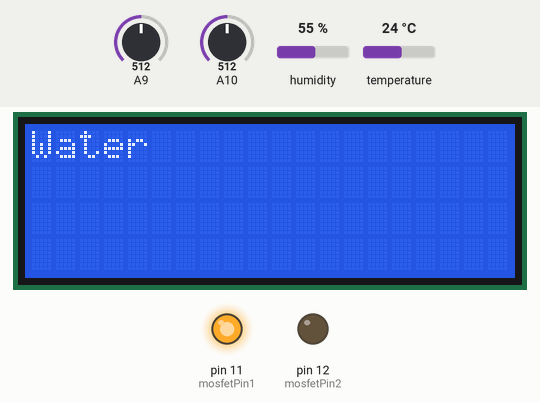
The program below on a simulated Arduino Leonardo, built with avr-gcc and run on an emulated ATmega32U4. Shown: 20×4 character LCD, output pins drawn as LEDs (lit = HIGH). The inputs (shaded band) are chosen by the test bench; at power-on: humidity 55 %, temperature 24 °C, A9 = 512, A10 = 512. What the program prints to the serial monitor is not drawn.

Above: at 12.2 s.
At 17.5 s:
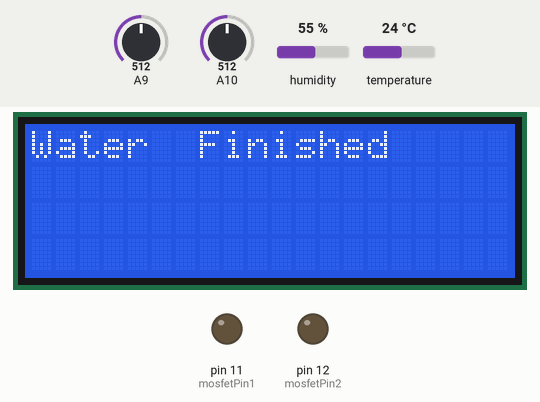
17.6 s: humidity set to 22 %
At 22.5 s:
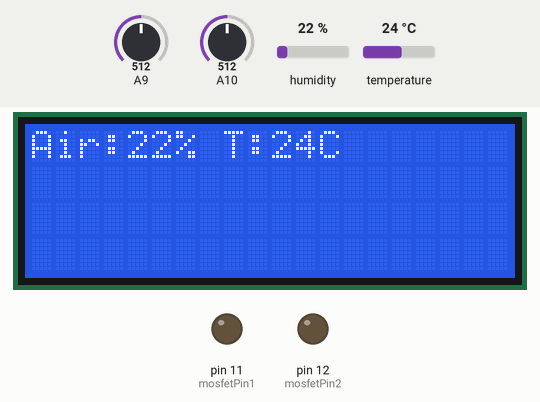
31.9 s: temperature set to 12 °C
At 41.1 s:
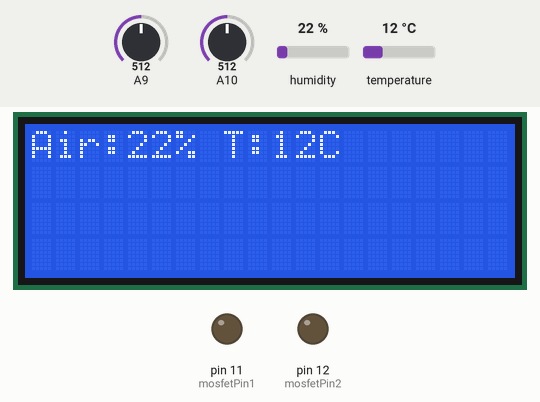
46.2 s: humidity set to 40 %
At 59.8 s:
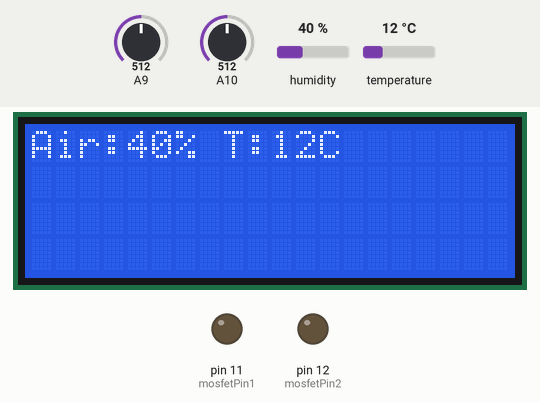
Timing chart, 0 to 61.3 s (numbered marks = the images above; inputs shaded):
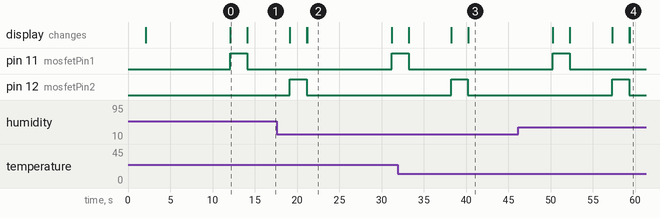

The program:

main.cpp
```cpp
/*
  Parts:
	 - x1 https://amperka.ru/product/display-lcd-text-20x4-i2c-3v3-black-on-green
	 - x1 https://amperka.ru/product/troyka-relay
	 - x1 https://amperka.ru/product/arduino-troyka-shield
	 - x1 https://amperka.ru/product/troyka-temperature-humidity-sensor-dht11
	 - x2 https://amperka.ru/product/soil-moisture-sensor
	 - x2 http://amperka.ru/product/solenoid-valve-normally-open
	 - x2 http://amperka.ru/product/troyka-mosfet-v2
	 - x2 http://rushim.ru/product_info.php?products_id=633
	 - x2 http://rushim.ru/product_info.php?products_id=2246
*/

#include "DHT.h"
#include "Wire.h"
#include "LiquidCrystal_I2C.h"

#include "IPlant.h"

/*=========SETTINGS=========*/
#define DEBUG true
#define MINT_CRITICAL_MOS 45
#define ARAUCARIA_CRITICAL_MOS 45
#define VOLUME 20000
/*=========SETTINGS=========*/

/*=============PINS=============*/
#define DHTPIN 8

//fc28 analog pins
int fc28_plant_pin1 = A1;
int fc28_plant_pin2 = A2;

int fc28DigitalPin1 = 9;
int fc28DigitalPin2 = 10;

DHT dht(DHTPIN, DHT11);

int mosfetPin1 = 11;
int mosfetPin2 = 12;

LiquidCrystal_I2C lcd(0x27,20,4);
/*=============PINS=============*/

/*==================================PLANTS==================================*/

IPlant mint(fc28_plant_pin1, fc28DigitalPin1, mosfetPin1, "Mint");
IPlant araucaria(fc28_plant_pin2, fc28DigitalPin2, mosfetPin2, "Araucaria");

/*==================================PLANTS==================================*/

void getDHT11Data()
{
  float h = dht.readHumidity();
  float t = dht.readTemperature();

  lcd.clear();

  if (isnan(h) || isnan(t)) {
    lcd.print("Reading error");
    if(DEBUG == true)
      Serial.println("Reading error");
  }
  else {
    lcd.setCursor(0, 0);
    lcd.print("Air:");
    lcd.print((int)h);
    lcd.print("%");
    lcd.print(" T:");
    lcd.print((int)t);
    lcd.print("C");

    if(DEBUG == true)
    {
      Serial.print("Air:");
      Serial.print((int)h);
      Serial.println("%");
      Serial.print(" T:");
      Serial.print((int)t);
      Serial.println("C");
    }
  }
}

void setup()
{
	delay(2000);
  Serial.begin(9600);

  dht.begin();

  pinMode(mosfetPin1, OUTPUT);
  pinMode(mosfetPin2, OUTPUT);

  digitalWrite(mosfetPin1, LOW);
  digitalWrite(mosfetPin2, LOW);

  lcd.init();
  lcd.backlight();

  //getDHT11Data();
  Serial.println("Setup done");
  lcd.print("Setup done");
}

void loop()
{
  lcd.clear();
  getDHT11Data();
  delay(5000);
  araucaria.getMositure();
  delay(5000);
  lcd.clear();
  lcd.println("Water");
  digitalWrite(mosfetPin1, HIGH);
  delay(2000);
  digitalWrite(mosfetPin1, LOW);
  lcd.println("Finished");
  mint.getMositure();
  delay(5000);
  lcd.clear();
  lcd.println("Water");
  digitalWrite(mosfetPin2, HIGH);
  delay(2000);
  digitalWrite(mosfetPin2, LOW);
  lcd.println("Finished");

  //araucaria.waterPlant(500);

  /*if (mint.getMositure() < MINT_CRITICAL_MOS)
  {
    irrigation(mint, MINT_CRITICAL_MOS);
    delay(500);
    lcd.clear();
    sensorsData();
  }

  delay (1000);

  if (araucaria.getMositure() < ARAUCARIA_CRITICAL_MOS)
  {
    irrigation(araucaria, ARAUCARIA_CRITICAL_MOS);
    delay(500);
    lcd.clear();
    sensorsData();
  }*/
}

void sensorsData()
{
  lcd.clear();

  lcd.setCursor(0, 2);
  lcd.print(mint.getName());
  lcd.print(":");
  lcd.print(mint.getMositure());
  lcd.print("%");

  lcd.setCursor(0, 3);
  lcd.print(araucaria.getName());
  lcd.print(":");
  lcd.print(araucaria.getMositure());
  lcd.print("%");

  getDHT11Data();
}

/*void irrigation(IPlant plant, int critical_mos)
{
  lcd.clear();

  lcd.setCursor(0, 0);
  lcd.print("Watering ");
  lcd.print(plant.getName());

  digitalWrite(RELAY_PIN, HIGH);

  do {
    lcd.setCursor(0, 2);
    lcd.print("Current mositure:");
    lcd.setCursor(7, 3);
    lcd.print(plant.getMositure());
    lcd.print("%");
    delay(1000);
    plant.waterPlant(VOLUME);
    delay(1000);
  } while(plant.getMositure() < critical_mos);

  digitalWrite(RELAY_PIN, LOW);

  lcd.setCursor(0, 0);
  lcd.print(plant.getName());
  lcd.print(" is watered.");
  delay(2000);
}*/

/*lejbron*/
```

Measured:
- what the display in image 0 shows lasts 2.0 s, from 12.1 s to 14.1 s
- what the display in image 2 shows lasts 10.0 s, from 21.2 s to 31.2 s
